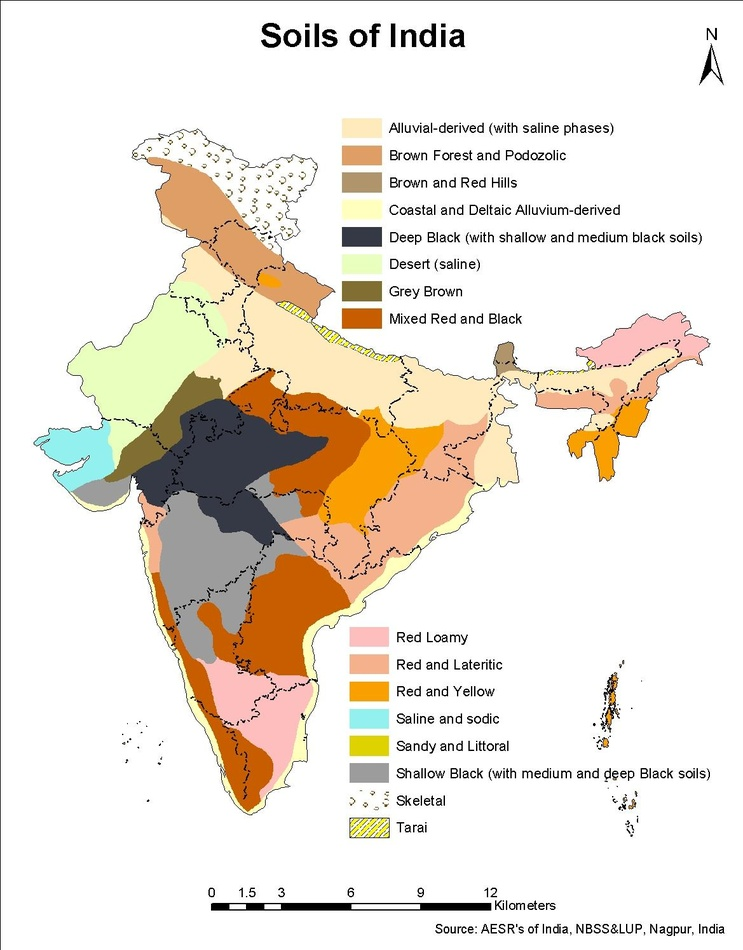
#> input picture SOIL_SOURCE/soils_of_india.jpg, 743 x 950 px, shrunk from 1169 x 1494 before the run, found by its file name
$ python analyze.py
#> lines starting #> are read from the running program, lines starting #| are printed output that depends on the picture; after the words box and inside, x2 and y2 are one past the last pixel; in counts of white or black regions, pixels touching at a corner belong together
from PIL import Image
import numpy as np
from collections import Counter

img = Image.open('SOIL_SOURCE/soils_of_india.jpg').convert('RGB')
#> img is the input picture: PIL image 743x950 RGB; mean R, G, B 236.1, 228.2, 217.4
a = np.array(img)
h, w = a.shape[:2]
#> h = 950; w = 743
print('size', img.size)
#| size (743, 950)

# Quantized palette
q = img.quantize(colors=32, method=Image.Quantize.MEDIANCUT).convert('RGB')
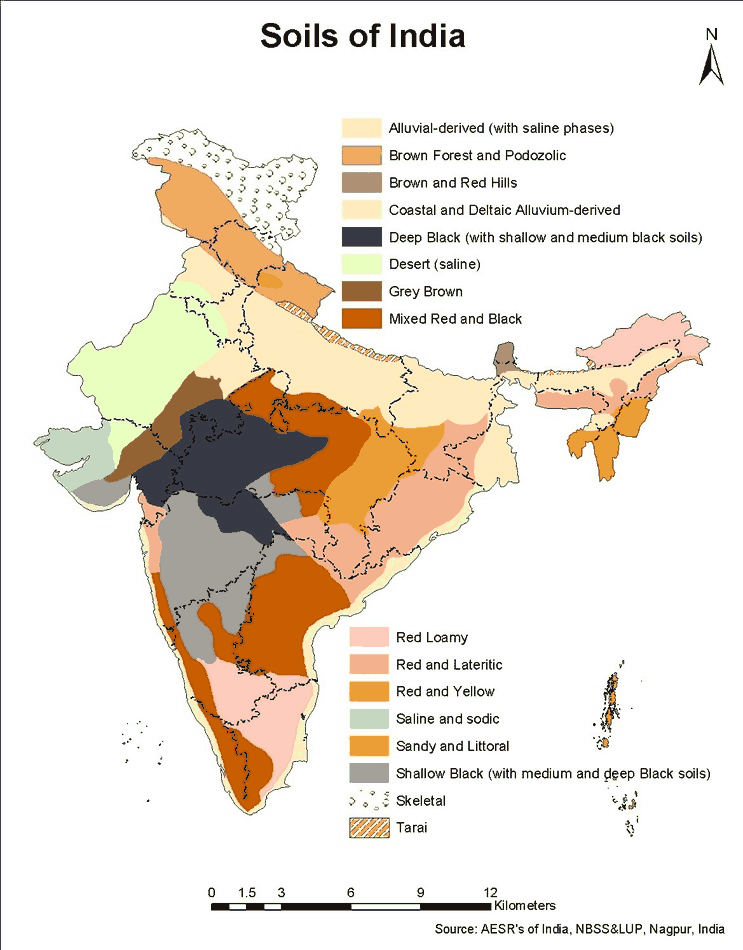
#> q: PIL image 743x950 RGB; mean R, G, B 236.9, 228.5, 217.8
qa = np.array(q)
flat = qa.reshape(-1, 3)
cnt = Counter(map(tuple, flat))
#> cnt = 32 items
print('--- top colors ---')
for rgb, c in cnt.most_common(28):
    print('#%02x%02x%02x' % rgb, 'count=%d' % c, '%.2f%%' % (100.0*c/len(flat)))
#> this loop made 28 passes
#> (rgb, c) on passes 1 to 12: ((255, 255, 255), 444151), ((251, 252, 252), 21013), ((254, 254, 254), 20236), ((255, 235, 192), 19183), ((200, 94, 1), 18877), ((164, 160, 154), 18210), ((243, 177, 142), 15200), ((54, 56, 67), 14101), ((233, 255, 191), 13403), ((24, 18, 18), 10655), ((253, 253, 253), 10176), ((236, 158, 54), 9833)
#| #ffffff count=444151 62.92%
#| #fbfcfc count=21013 2.98%
#| #fefefe count=20236 2.87%
#| #ffebc0 count=19183 2.72%
#| #c85e01 count=18877 2.67%
#| #a4a09a count=18210 2.58%
#| #f3b18e count=15200 2.15%
#| #363843 count=14101 2.00%
#> (further printed lines are left out)

arr = a.astype(int)
mx = arr.max(2); mn = arr.min(2)
#> after `mx = arr.max(2)`:
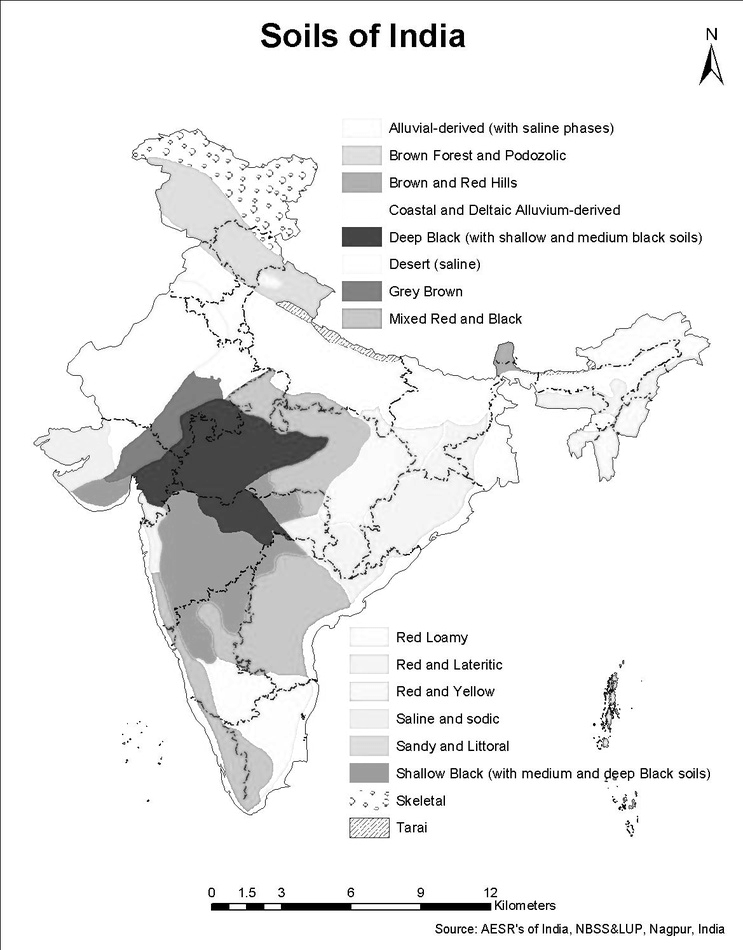
#> mx: shape (950, 743) int64; min 0, max 255, mean 237.4
#> after `mn = arr.min(2)`:
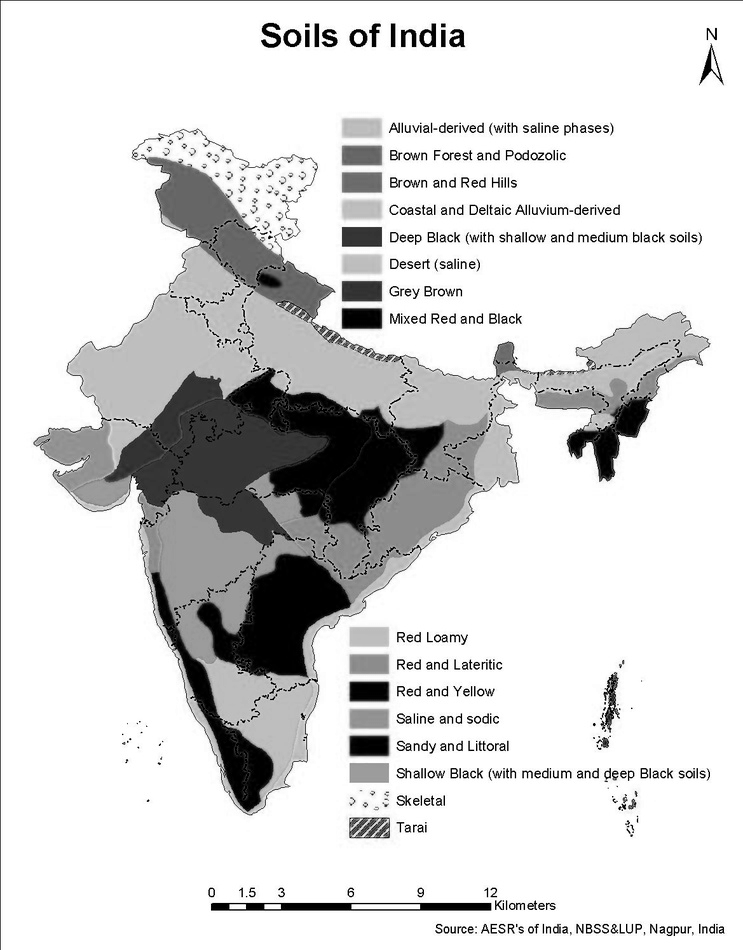
#> mn: shape (950, 743) int64; min 0, max 255, mean 216.5
sat = mx - mn
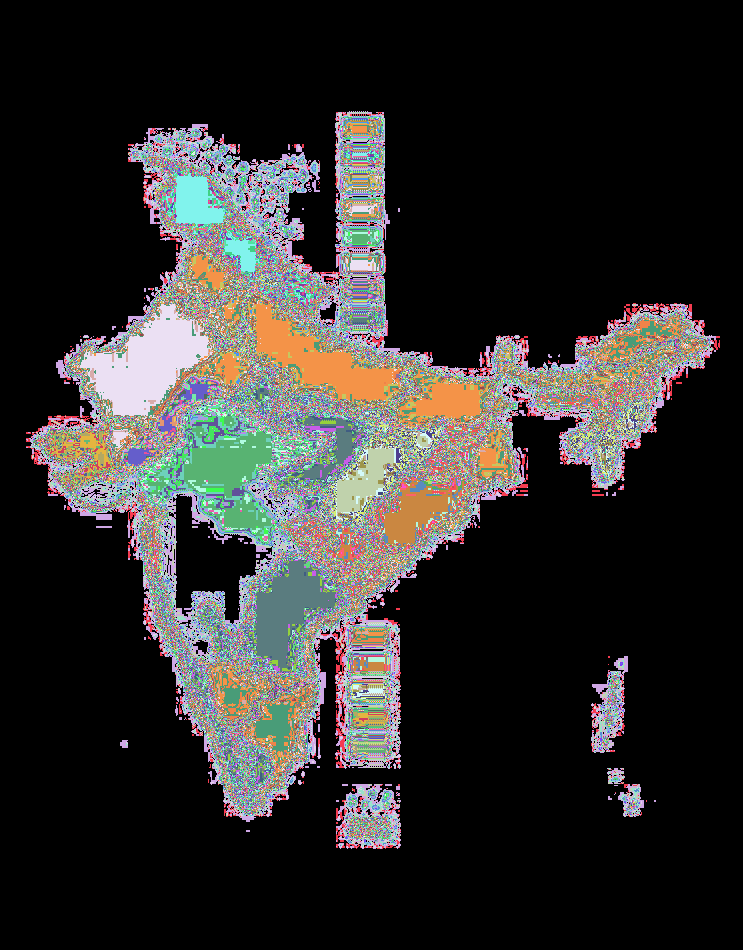
#> sat: shape (950, 743) int64; 256 distinct labels, from 0 to 255; one colour per label, 0 black
colored = (sat > 40) & (mx > 50)
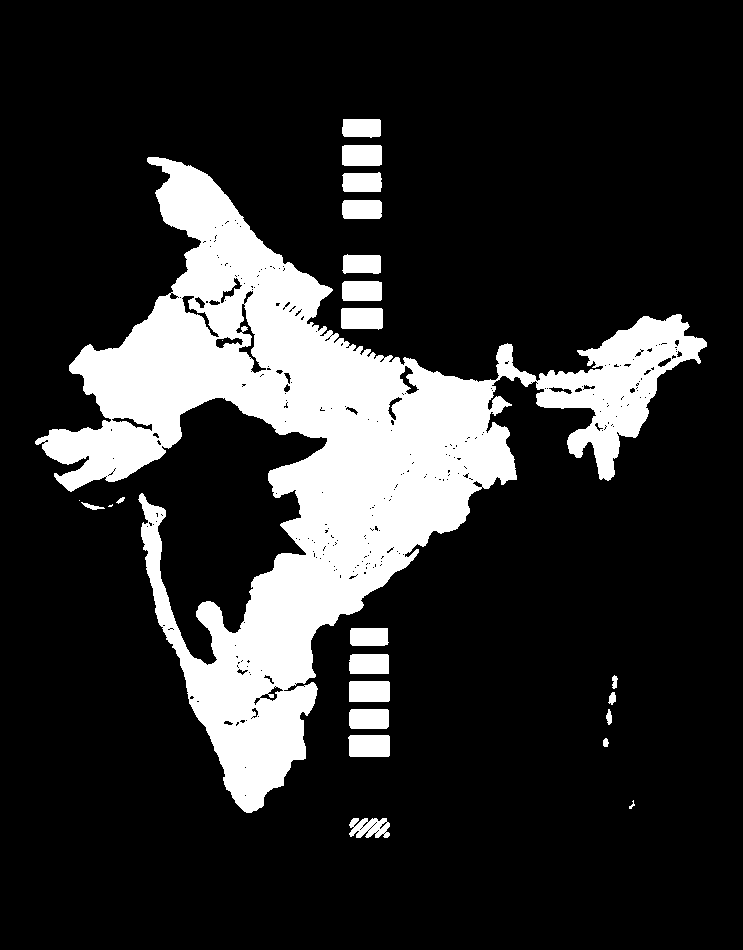
#> colored: shape (950, 743) bool; 18% white; 24 white regions (3 under 20 px), largest, box (x1, y1, x2, y2) and area: (35, 157, 707, 813) 116835, (348, 735, 390, 757) 900, (341, 308, 383, 330) 879
ys, xs = np.where(colored)
print('colored bbox x', xs.min(), xs.max(), 'y', ys.min(), ys.max())
#| colored bbox x 35 706 y 119 837

cell = 50
print('--- colored density grid (x axis = columns of 50px) ---')
for yy in range(0, h, cell):
    row = []
    for xx in range(0, w, cell):
        c = colored[yy:yy+cell, xx:xx+cell].sum()
        row.append('#' if c > 500 else ('+' if c > 100 else ('.' if c > 10 else ' ')))
    line = ''.join(row)
    if line.strip():
        print('%4d ' % yy + line)
